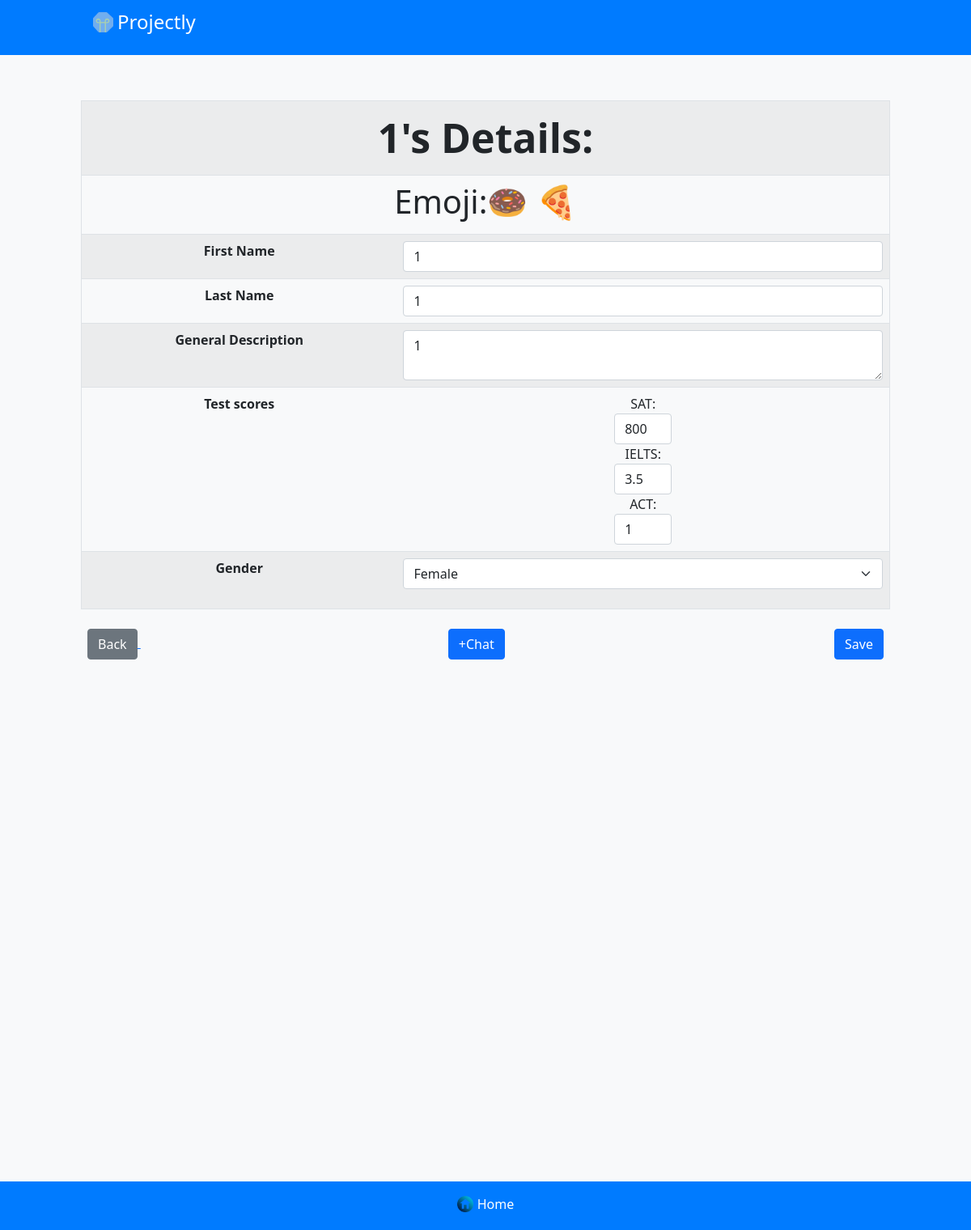
Screenshot of /profile.php?id=2 with the database file from the repository.
### tables this page shows
CREATE TABLE `profiledata` (
  `id` int(11) NOT NULL,
  `name` varchar(50) NOT NULL,
  `surname` varchar(50) NOT NULL,
  `profile_picture` varchar(255) DEFAULT NULL,
  `description` mediumtext,
  `gender` enum('Male','Female') NOT NULL,
  `user_id` int(11) DEFAULT NULL,
  `sat` int(11) DEFAULT NULL,
  `act` int(11) DEFAULT NULL,
  `ielts` decimal(3,1) DEFAULT NULL,
  `emojis` varchar(10) DEFAULT NULL
);

### profile.php (the view, shortened to what this page needs)
<?php
include 'C:/MAMP/htdocs/database/db_connect.php';
$userId = isset($_GET['id']) ? intval($_GET['id']) : (isset($_SESSION['id']) ? $_SESSION['id'] : 0);
$isCurrentUser = ($userId == $_SESSION['id']);
$userId = isset($_GET['id']) ? intval($_GET['id']) : (isset($_SESSION['id']) ? $_SESSION['id'] : 0);
if ($userId > 0) {
    $stmt = $conn->prepare("SELECT name, surname, gender, description, sat, ielts, act, emojis FROM profiledata WHERE id = ?");
    $stmt->bind_param("i", $userId);
    $stmt->execute();
    $stmt->bind_result($name, $surname, $gender, $description, $sat, $ielts, $act, $emojis);
}?>
<!DOCTYPE html>
<html lang="en">
<head>
<link rel="stylesheet" href="styles.css" />
    <link href="https://cdn.jsdelivr.net/npm/bootstrap@5.0.2/dist/css/bootstrap.min.css" rel="stylesheet">
</head>
<body class="bg-light">
<div class="header">
    <h1><img src="Pictures/Projectly.png" alt="projectly icon" style="width:35px; margin-bottom:5px;">Projectly</h1>
</div>
<div class="container p-5 d-flex flex-column align-items-center">
    <form method="POST">
        <table class="table table-striped" style="width:1000px; height:600px; text-align: center;">
            <h1>
                <th colspan="2" style="font-size: 50px; text-align: center;">
                <?= htmlspecialchars($name); ?>'s Details:
                </th>
            </h1>
            <tr>
<th colspan="2"style="text-align: center;"><h1>Emoji:<?= isset($emojis) ? implode(' ', explode(',', $emojis)) : ''; ?></h1></th>
</tr>
            <tr>
                <th>First Name</th>
                <td>
                    <input type="text" name="name" id="name" class="form-control"
                           value="<?= isset($name) ? htmlspecialchars($name) : ''; ?>" required>
                </td>
            </tr>
            <tr>
                <th>Last Name</th>
                <td>
                    <input type="text" name="surname" id="surname" class="form-control" value="<?= isset($surname) ? htmlspecialchars($surname) : ''; ?>" required>
                </td>
            </tr>
            <tr>
                <th>General Description</th>
                <td>
                    <textarea name="description" id="description" class="form-control" required><?= isset($description)?htmlspecialchars(trim($description)):'';?></textarea>
                </td>
            </tr>
            <tr>
                <th>Test scores</th>
                <td align="center">
                SAT:<input type="text" style="width:12%" name="sat" maxlength="4" id="sat" pattern="\d{1,4}" class="form-control" value="<?= isset($sat) ? htmlspecialchars($sat) : ''; ?>" required />
                IELTS:<input type="text" style="width:12%" name="ielts" id="ielts" maxlength="3" pattern="\d{1,2}(\.\d)?" class="form-control" value="<?= isset($ielts) ? htmlspecialchars($ielts) : ''; ?>" required />
                ACT:<input type="text"  style="width:12%" name="act" maxlength="4"  id="act" pattern="\d{1,2}" class="form-control" value="<?= isset($act) ? htmlspecialchars($act) : ''; ?>"required/>
                </td>
            </tr>
            <tr>
                <th>Gender</th>
                <td>
                    <select name="gender" class="form-select form-select mb-3" aria-label=".form-select-lg example" required>
                        <option value="Female" <?= isset($gender) && $gender === 'Female' ? 'selected' : ''; ?>>Female</option>
                    </select>
                </td>
            </tr>
        </table>
        <div class="p-2">
            <button type="submit" name="update_profile" class="btn btn-primary float-end">Save</button>
            <a href="index.php">
                <label class="btn btn-secondary "  >Back</label>
            </a>
            <?php if (!$isCurrentUser): ?>
            <a href="chat.php?user_id=<?= $userId; ?>" class="btn btn-primary" style="margin-left:380px;">+Chat</a>
            <?php endif; ?>
        </div>
    </form>
    </div>
    <div class="footer-nav" >
        <a href="index.php"><img src="pictures/home-icon.png" alt="Home Icon" class="home-icon" style="margin-bottom:10px;">Home</a>
    </div>
</body>
</html>

### styles.css (style rules this page uses)
body { min-height: 190vh; display: flex; flex-direction: column; }
table, th, td, tr { border: 1px solid rgb(126, 126, 126); border-collapse: collapse; }
.profile-icon, .create-icon, .home-icon { max-width: 20px; max-height: 20px; margin-right: 5px; width: auto; height: auto; position: relative; top: 3px; }
body { font-family: Arial, sans-serif; margin: 0; padding: 0; background-color: #f4f4f4; padding-bottom: 50px; }
.container { width: 80%; margin: 0 auto; padding: 20px; padding-bottom: 100px; }
.header { background-image: url('project.jpeg'); background-size: cover; background-position: center; background-color: #007bff; background-blend-mode: multiply; display: flex; justify-content: space-between; align-items: center; padding: 10px; background-color: #007bff; color: white; text-decoration: none; }
.header h1 { font-size: 24px; text-decoration: none; margin-left: 100px; }
.footer-nav { background-image: url('project.jpeg'); background-size: cover; background-color: #007bff; background-blend-mode: multiply; display: flex; justify-content: space-around; padding: 15px; background-color: #007bff; position: fixed; bottom: 0; width: 100%; color: white; }
.footer-nav a { color: white; text-decoration: none; }

### rows the page displays
profiledata: name "1", emojis "🍩 🍕", surname "1", description "1", sat "800", ielts "3.5", act "1", gender "Female"
